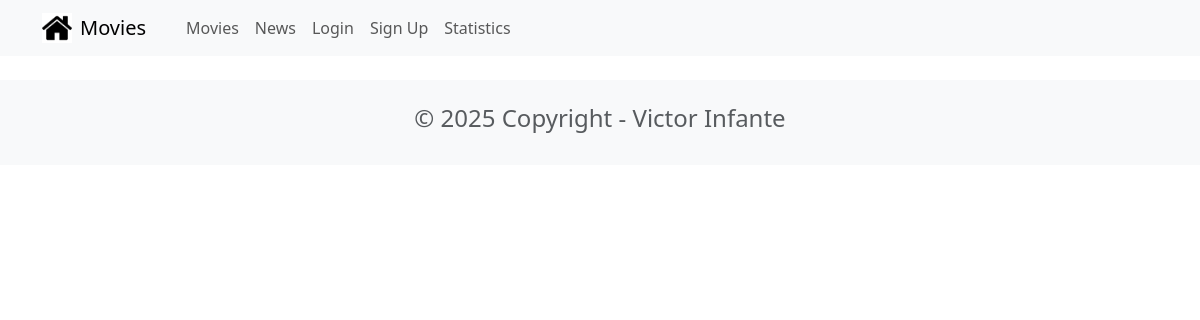
Before: /news/ with the older database file.
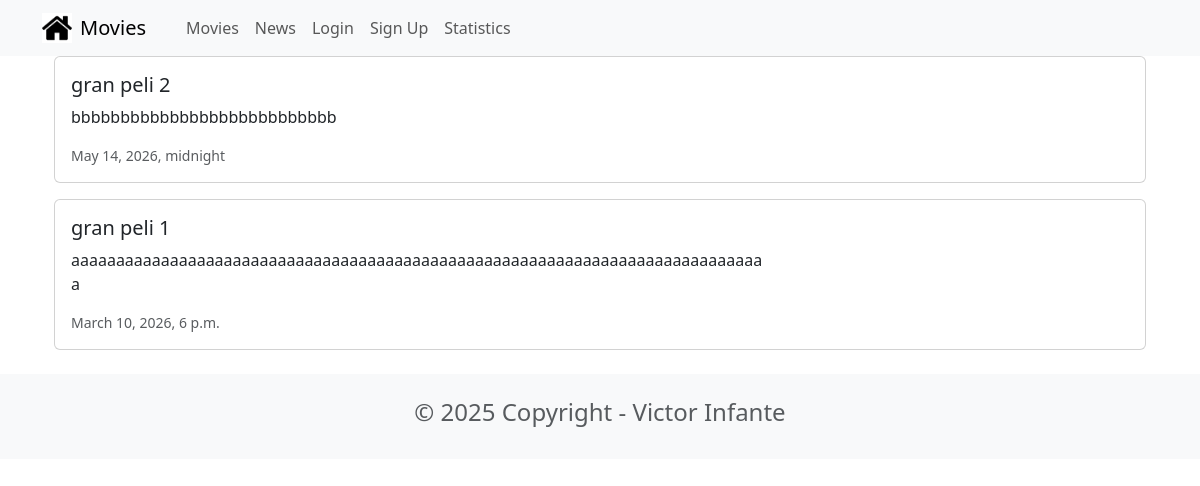
After: the same page with the newer database file.
### news/models.py (models this page shows, shortened)
class   News(models.Model):
    headline = models.CharField(max_length=200)
    body = models.TextField()
    date = models.DateTimeField()

### news/views.py (the view)
# urls.py: path('news/', include('news.urls')),
def news(request):
    newss = News.objects.all().order_by('-date')
    return render(request, 'news.html', {'newss': newss})

### news/templates/news.html (shortened to what this page needs)
{% extends 'base.html' %}
{% block content %}
<head>
<link href="https://cdn.jsdelivr.net/npm/bootstrap@5.3.8/dist/css/bootstrap.min.css" rel="stylesheet">
</head>
<div class="container">
    {% for news in newss %}
    <div class="card mb-3">
        <div class="row g-0">
            <div class="col-md-8">
                <div class="card-body">
                    <h5 class="card-title">{{ news.headline }}</h5>
                    <p class="card-text">{{ news.body }}</p>
                    <p class="card-text">
                        <small class="text-muted">{{ news.date }}</small>
                    </p>
                </div>
            </div>
        </div>
    </div>
    {% endfor %}
</div>
{% endblock content %}

Changed rows visible on the page:
added News: headline "gran peli 2", body "bbbbbbbbbbbbbbbbbbbbbbbbbbb", date "May 14, 2026, midnight"
added News: headline "gran peli 1", body "aaaaaaaaaaaaaaaaaaaaaaaaaaaaaaaaaaaaaaaaaaaaaaaaaaaaaaaaaaaaaaaaaaaaaaaaaaaaaa", date "March 10, 2026, 6 p.m."
